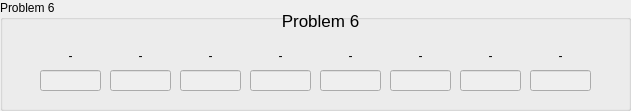
  <widget class="QGroupBox" name="groupBox_6">
   <property name="enabled">
    <bool>true</bool>
   </property>
   <property name="geometry">
    <rect>
     <x>10</x>
     <y>550</y>
     <width>631</width>
     <height>111</height>
    </rect>
   </property>
   <property name="title">
    <string>Problem 6</string>
   </property>
   <widget class="QLabel" name="Problem1_11">
    <property name="enabled">
     <bool>true</bool>
    </property>
    <property name="geometry">
     <rect>
      <x>280</x>
      <y>0</y>
      <width>81</width>
      <height>41</height>
     </rect>
    </property>
    <property name="font">
     <font>
      <pointsize>13</pointsize>
     </font>
    </property>
    <property name="text">
     <string>Problem 6</string>
    </property>
    <property name="alignment">
     <set>Qt::AlignCenter</set>
    </property>
   </widget>
   <widget class="QLabel" name="sixAlbl">
    <property name="enabled">
     <bool>true</bool>
    </property>
    <property name="geometry">
     <rect>
      <x>30</x>
      <y>40</y>
      <width>81</width>
      <height>31</height>
     </rect>
    </property>
    <property name="text">
     <string>-</string>
    </property>
    <property name="alignment">
     <set>Qt::AlignCenter</set>
    </property>
   </widget>
   <widget class="QLineEdit" name="sixAtxt">
    <property name="enabled">
     <bool>false</bool>
    </property>
    <property name="geometry">
     <rect>
      <x>40</x>
      <y>70</y>
      <width>61</width>
      <height>21</height>
     </rect>
    </property>
   </widget>
   <widget class="QLineEdit" name="sixBtxt">
    <property name="enabled">
     <bool>false</bool>
    </property>
    <property name="geometry">
     <rect>
      <x>110</x>
      <y>70</y>
      <width>61</width>
      <height>21</height>
     </rect>
    </property>
   </widget>
   <widget class="QLabel" name="sixBlbl">
    <property name="enabled">
     <bool>true</bool>
    </property>
    <property name="geometry">
     <rect>
      <x>100</x>
      <y>40</y>
      <width>81</width>
      <height>31</height>
     </rect>
    </property>
    <property name="text">
     <string>-</string>
    </property>
    <property name="alignment">
     <set>Qt::AlignCenter</set>
    </property>
   </widget>
   <widget class="QLineEdit" name="sixCtxt">
    <property name="enabled">
     <bool>false</bool>
    </property>
    <property name="geometry">
     <rect>
      <x>180</x>
      <y>70</y>
      <width>61</width>
      <height>21</height>
     </rect>
    </property>
   </widget>
   <widget class="QLabel" name="sixClbl">
    <property name="enabled">
     <bool>true</bool>
    </property>
    <property name="geometry">
     <rect>
      <x>170</x>
      <y>40</y>
      <width>81</width>
      <height>31</height>
     </rect>
    </property>
    <property name="text">
     <string>-</string>
    </property>
    <property name="alignment">
     <set>Qt::AlignCenter</set>
    </property>
   </widget>
   <widget class="QLabel" name="sixDlbl">
    <property name="enabled">
     <bool>true</bool>
    </property>
    <property name="geometry">
     <rect>
      <x>240</x>
      <y>40</y>
      <width>81</width>
      <height>31</height>
     </rect>
    </property>
    <property name="text">
     <string>-</string>
    </property>
    <property name="alignment">
     <set>Qt::AlignCenter</set>
    </property>
   </widget>
   <widget class="QLineEdit" name="sixDtxt">
    <property name="enabled">
     <bool>false</bool>
    </property>
    <property name="geometry">
     <rect>
      <x>250</x>
      <y>70</y>
      <width>61</width>
      <height>21</height>
     </rect>
    </property>
   </widget>
   <widget class="QLabel" name="sixElbl">
    <property name="enabled">
     <bool>true</bool>
    </property>
    <property name="geometry">
     <rect>
      <x>310</x>
      <y>40</y>
      <width>81</width>
      <height>31</height>
     </rect>
    </property>
    <property name="text">
     <string>-</string>
    </property>
    <property name="alignment">
     <set>Qt::AlignCenter</set>
    </property>
   </widget>
   <widget class="QLineEdit" name="sixEtxt">
    <property name="enabled">
     <bool>false</bool>
    </property>
    <property name="geometry">
     <rect>
      <x>320</x>
      <y>70</y>
      <width>61</width>
      <height>21</height>
     </rect>
    </property>
   </widget>
   <widget class="QLabel" name="sixFlbl">
    <property name="enabled">
     <bool>true</bool>
    </property>
    <property name="geometry">
     <rect>
      <x>380</x>
      <y>40</y>
      <width>81</width>
      <height>31</height>
     </rect>
    </property>
    <property name="text">
     <string>-</string>
    </property>
    <property name="alignment">
     <set>Qt::AlignCenter</set>
    </property>
   </widget>
   <widget class="QLineEdit" name="sixFtxt">
    <property name="enabled">
     <bool>false</bool>
    </property>
    <property name="geometry">
     <rect>
      <x>390</x>
      <y>70</y>
      <width>61</width>
      <height>21</height>
     </rect>
    </property>
   </widget>
   <widget class="QLabel" name="sixGlbl">
    <property name="enabled">
     <bool>true</bool>
    </property>
    <property name="geometry">
     <rect>
      <x>450</x>
      <y>40</y>
      <width>81</width>
      <height>31</height>
     </rect>
    </property>
    <property name="text">
     <string>-</string>
    </property>
    <property name="alignment">
     <set>Qt::AlignCenter</set>
    </property>
   </widget>
   <widget class="QLineEdit" name="sixGtxt">
    <property name="enabled">
     <bool>false</bool>
    </property>
    <property name="geometry">
     <rect>
      <x>460</x>
      <y>70</y>
      <width>61</width>
      <height>21</height>
     </rect>
    </property>
   </widget>
   <widget class="QLabel" name="sixHlbl">
    <property name="enabled">
     <bool>true</bool>
    </property>
    <property name="geometry">
     <rect>
      <x>520</x>
      <y>40</y>
      <width>81</width>
      <height>31</height>
     </rect>
    </property>
    <property name="text">
     <string>-</string>
    </property>
    <property name="alignment">
     <set>Qt::AlignCenter</set>
    </property>
   </widget>
   <widget class="QLineEdit" name="sixHtxt">
    <property name="enabled">
     <bool>false</bool>
    </property>
    <property name="geometry">
     <rect>
      <x>530</x>
      <y>70</y>
      <width>61</width>
      <height>21</height>
     </rect>
    </property>
   </widget>
  </widget>
